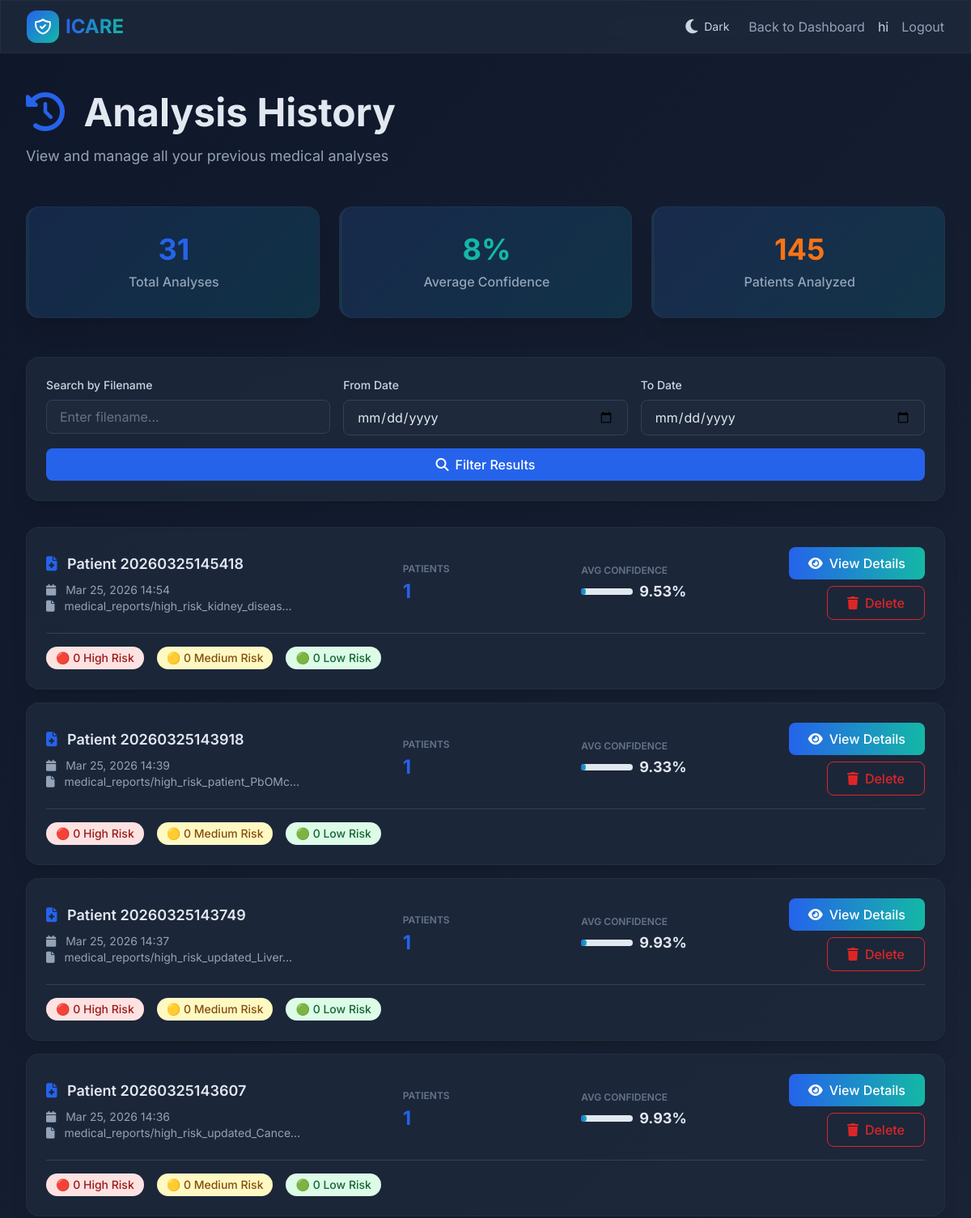
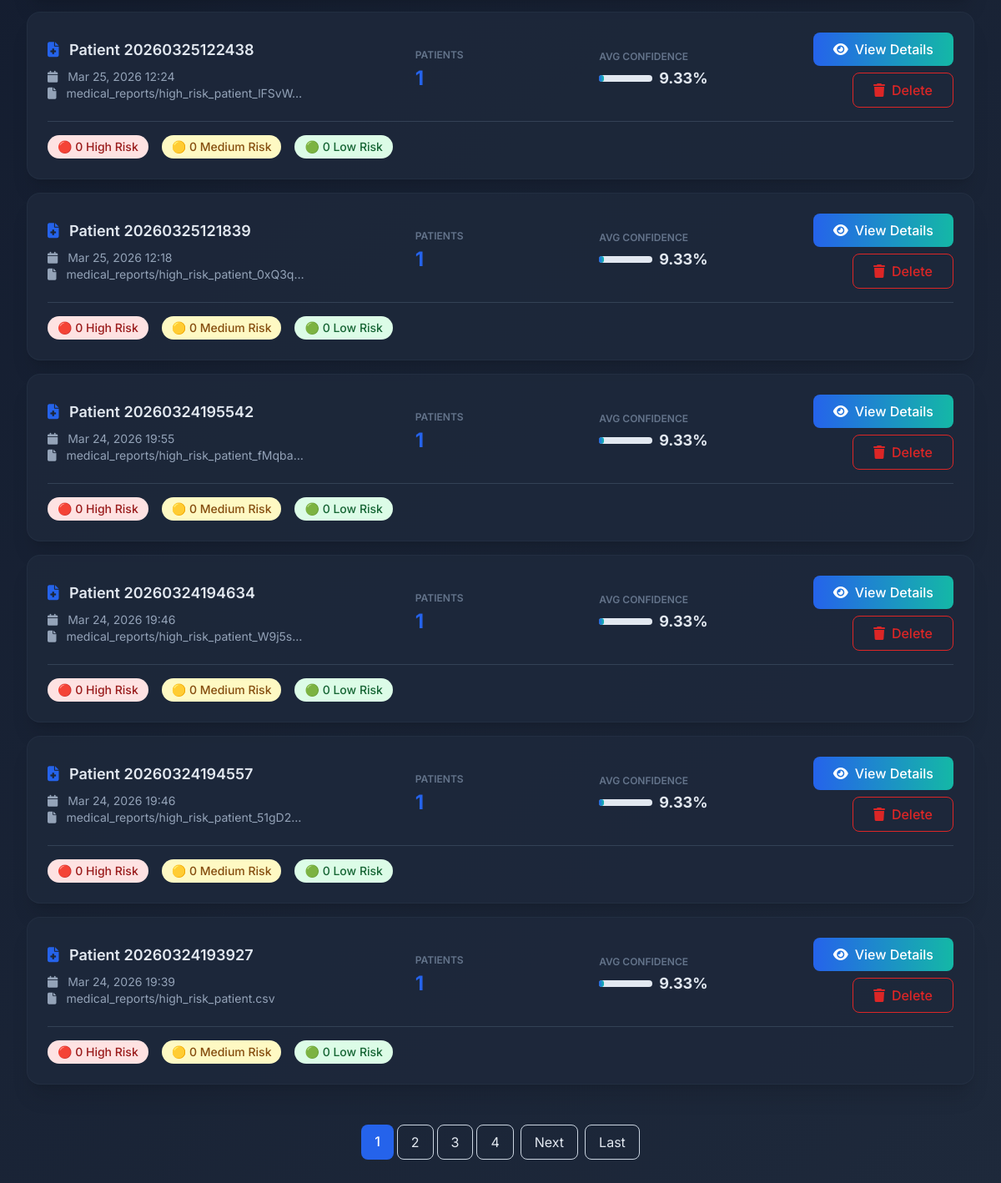
/analysis-history/ (signed in), run on the app's committed database (2 pictures, top to bottom).
### app/models.py (models this page shows, shortened)
class AnalysisResult(models.Model):
    RISK_CHOICES = [
        ('High', 'High Risk'),
        ('Medium', 'Medium Risk'),
        ('Low', 'Low Risk'),
    ]
    medical_report = models.OneToOneField(MedicalReport, on_delete=models.CASCADE, related_name='analysis_result')
    user = models.ForeignKey(User, on_delete=models.CASCADE, related_name='analysis_results')
    total_patients = models.IntegerField(default=0)
    total_diseases_analyzed = models.IntegerField(default=0)
    high_risk_count = models.IntegerField(default=0)
    medium_risk_count = models.IntegerField(default=0)
    low_risk_count = models.IntegerField(default=0)
    average_confidence = models.FloatField(default=0.0)
    email_alert_sent = models.BooleanField(default=False)
    alert_disease_count = models.IntegerField(default=0)
    alert_retry_count = models.IntegerField(default=0)
    alert_risk_type = models.CharField(max_length=20, blank=True, null=True)
    predictions_json = models.JSONField(default=dict)
    recommendations = models.TextField(blank=True, null=True, help_text="AI-generated clinical recommendations")
    follow_up_actions = models.TextField(blank=True, null=True, help_text="Recommended follow-up actions")
    created_at = models.DateTimeField(auto_now_add=True)
    updated_at = models.DateTimeField(auto_now=True)
    analysis_duration = models.FloatField(default=0.0, help_text="Analysis time in seconds")
    class Meta:
        ordering = ['-created_at']

class MedicalReport(models.Model):
    user = models.ForeignKey(User, on_delete=models.CASCADE, related_name='medical_reports')
    patient_name = models.CharField(max_length=200, blank=True)
    csv_file = models.FileField(upload_to='medical_reports/')
    details = models.TextField(blank=True, null=True)
    age = models.IntegerField(blank=True, null=True)
    gender = models.CharField(max_length=20, blank=True, null=True)
    blood_pressure = models.CharField(max_length=20, blank=True, null=True)
    cholesterol = models.CharField(max_length=20, blank=True, null=True)
    glucose = models.CharField(max_length=20, blank=True, null=True)
    clinical_notes = models.TextField(blank=True, null=True)
    medications = models.TextField(blank=True, null=True, help_text="Current medications")
    allergies = models.TextField(blank=True, null=True)
    family_history = models.TextField(blank=True, null=True)
    created_at = models.DateTimeField(auto_now_add=True)
    updated_at = models.DateTimeField(auto_now=True)
    class Meta:
        ordering = ['-created_at']

### app/views.py (the view, shortened to what this page needs)
# urls.py: path('analysis-history/',views.analysis_history,name='analysis_history'),
@login_required(login_url='login')
def analysis_history(request):
    context = get_theme_context(request)
    analyses = AnalysisResult.objects.filter(user=request.user).order_by('-created_at')
    search_query = request.GET.get('search', '')
    from_date = request.GET.get('from_date', '')
    to_date = request.GET.get('to_date', '')
    if search_query:
        analyses = analyses.filter(
            Q(medical_report__patient_name__icontains=search_query) |
            Q(medical_report__csv_file__icontains=search_query)
        )
    if from_date:
        try:
            from_datetime = datetime.strptime(from_date, '%Y-%m-%d')
            analyses = analyses.filter(created_at__gte=from_datetime)
        except ValueError:
            pass
    total_analyses = analyses.count()
    avg_conf = analyses.aggregate(django_models.Avg('average_confidence'))['average_confidence__avg']
    total_patients = sum(a.total_patients for a in analyses) if analyses.exists() else 0
    paginator = Paginator(analyses, 10)  # 10 analyses per page
    page = request.GET.get('page')
    try:
        analyses_page = paginator.page(page)
    except PageNotAnInteger:
        analyses_page = paginator.page(1)
    except EmptyPage:
        analyses_page = paginator.page(paginator.num_pages)
    for analysis in analyses_page:
        try:
            predictions = analysis.predictions_json if isinstance(analysis.predictions_json, list) else []
            analysis.get_high_risk_count = sum(1 for p in predictions if p.get('risk') == 'High')
            analysis.get_medium_risk_count = sum(1 for p in predictions if p.get('risk') == 'Medium')
            analysis.get_low_risk_count = sum(1 for p in predictions if p.get('risk') == 'Low')
        except:
            analysis.get_high_risk_count = 0
            analysis.get_medium_risk_count = 0
            analysis.get_low_risk_count = 0
    context.update({
        'analyses': analyses_page,
        'page_obj': analyses_page,
        'is_paginated': paginator.num_pages > 1,
        'total_analyses': total_analyses,
        'avg_confidence': round(avg_conf, 2) if avg_conf else 0,
        'total_patients': total_patients,
        'search': search_query,
        'from_date': from_date,
        'to_date': to_date,
    })
    return render(request, 'analysis_history.html', context)

### app/templates/analysis_history.html (shortened to what this page needs)
{% load static %}
<!DOCTYPE html>
<html lang="en">
<head>
    <script src="https://cdn.tailwindcss.com"></script>
    <link rel="stylesheet" href="https://cdnjs.cloudflare.com/ajax/libs/font-awesome/6.4.0/css/all.min.css">
</head>
<body class="text-slate-900">
    <nav class="sticky top-0 z-50 glass-card border-b border-slate-200/50 dark:border-slate-700/50">
        <div class="max-w-7xl mx-auto px-4 sm:px-6 lg:px-8">
            <div class="flex justify-between h-16 items-center">
                <div class="flex items-center gap-2">
                    <div class="w-10 h-10 bg-gradient-to-br from-blue-600 to-teal-500 rounded-xl flex items-center justify-center">
                    </div>
                    <a href="{% url 'home' %}" class="text-2xl font-bold bg-gradient-to-r from-blue-600 to-teal-500 bg-clip-text text-transparent">ICARE</a>
                </div>
                <div class="flex items-center gap-4">
                    <button class="theme-toggle-btn" onclick="toggleTheme()">
                        <i class="fas fa-moon"></i>
                        <span class="hidden md:inline text-sm">Dark</span>
                    </button>
                    <a href="{% url 'dashboard' %}" class="text-slate-600 dark:text-slate-300 hover:text-blue-600 dark:hover:text-blue-400 transition">Back to Dashboard</a>
                    {% if user.is_authenticated %}
                        <span class="text-slate-700 dark:text-slate-300">{{ user.first_name|default:user.username }}</span>
                        <a href="{% url 'logout' %}" class="text-slate-600 dark:text-slate-300 hover:text-red-600 dark:hover:text-red-400 transition">Logout</a>
                    {% endif %}
                </div>
            </div>
        </div>
    </nav>
    <main class="max-w-7xl mx-auto px-4 sm:px-6 lg:px-8 py-12">
        <div class="mb-12 animate-fade-in-up">
            <h1 class="text-4xl md:text-5xl font-bold text-slate-900 dark:text-white mb-4">
                <i class="fas fa-history text-blue-600 mr-3"></i>
                Analysis History
            </h1>
            <p class="text-lg text-slate-600 dark:text-slate-300">View and manage all your previous medical analyses</p>
        </div>
        {% if total_analyses > 0 %}
        <div class="grid md:grid-cols-3 gap-6 mb-12 animate-fade-in-up" style="animation-delay: 0.1s">
            <div class="glass-card stat-card rounded-2xl shadow-xl p-8 text-center border-l-4 border-blue-600">
                <div class="text-4xl font-bold text-blue-600 mb-2">{{ total_analyses }}</div>
                <p class="text-slate-600 font-medium">Total Analyses</p>
            </div>
            <div class="glass-card stat-card rounded-2xl shadow-xl p-8 text-center border-l-4 border-teal-500">
                <div class="text-4xl font-bold text-teal-500 mb-2">{{ avg_confidence|floatformat:0 }}%</div>
                <p class="text-slate-600 font-medium">Average Confidence</p>
            </div>
            <div class="glass-card stat-card rounded-2xl shadow-xl p-8 text-center border-l-4 border-orange-500">
                <div class="text-4xl font-bold text-orange-500 mb-2">{{ total_patients }}</div>
                <p class="text-slate-600 font-medium">Patients Analyzed</p>
            </div>
        </div>
        {% endif %}
        <div class="glass-card rounded-2xl shadow-xl p-6 mb-8 animate-fade-in-up" style="animation-delay: 0.15s">
            <form method="get" class="grid md:grid-cols-3 gap-4">
                <div>
                    <label class="block text-sm font-medium text-slate-700 mb-2">Search by Filename</label>
                    <input type="text" name="search" placeholder="Enter filename..."
                           class="w-full px-4 py-2 border border-slate-300 rounded-lg focus:ring-2 focus:ring-blue-600 focus:border-transparent"
                           value="{{ search|default:'' }}">
                </div>
                <div>
                    <label class="block text-sm font-medium text-slate-700 mb-2">From Date</label>
                    <input type="date" name="from_date"
                           class="w-full px-4 py-2 border border-slate-300 rounded-lg focus:ring-2 focus:ring-blue-600 focus:border-transparent"
                           value="{{ from_date|default:'' }}">
                </div>
                <div>
                    <label class="block text-sm font-medium text-slate-700 mb-2">To Date</label>
                    <input type="date" name="to_date"
                           class="w-full px-4 py-2 border border-slate-300 rounded-lg focus:ring-2 focus:ring-blue-600 focus:border-transparent"
                           value="{{ to_date|default:'' }}">
                </div>
                <button type="submit" class="md:col-span-3 bg-blue-600 text-white px-6 py-2 rounded-lg font-medium hover:bg-blue-700 transition">
                    <i class="fas fa-search mr-2"></i>Filter Results
                </button>
            </form>
        </div>
        {% if analyses %}
        <div class="space-y-4 animate-fade-in-up" style="animation-delay: 0.2s">
            {% for analysis in analyses %}
            <div class="glass-card rounded-2xl shadow-xl p-6 hover:shadow-2xl transition">
                <div class="grid md:grid-cols-5 gap-4 items-center">
                    <div class="md:col-span-2">
                        <h3 class="text-lg font-semibold text-slate-900 mb-2">
                            <i class="fas fa-file-medical text-blue-600 mr-2"></i>
                            {% if analysis.medical_report.patient_name %}
                                {{ analysis.medical_report.patient_name }}
                            {% else %}
                                Analysis #{{ analysis.id }}
                            {% endif %}
                        </h3>
                        <p class="text-sm text-slate-600">
                            <i class="fas fa-calendar mr-2"></i>
                            {{ analysis.created_at|date:"M d, Y H:i" }}
                        </p>
                        <p class="text-sm text-slate-600">
                            <i class="fas fa-file mr-2"></i>
                            {{ analysis.medical_report.csv_file|truncatechars:40 }}
                        </p>
                    </div>
                    <div>
                        <p class="text-xs uppercase text-slate-500 font-semibold mb-1">Patients</p>
                        <p class="text-2xl font-bold text-blue-600">{{ analysis.total_patients }}</p>
                    </div>
                    <div>
                        <p class="text-xs uppercase text-slate-500 font-semibold mb-1">Avg Confidence</p>
                        <div class="flex items-center gap-2">
                            <div class="w-16 bg-slate-200 rounded-full h-2">
                                <div class="bg-gradient-to-r from-blue-600 to-teal-500 h-2 rounded-full"
                                     style="width: {{ analysis.average_confidence }}%"></div>
                            </div>
                            <p class="text-lg font-bold text-slate-900">{{ analysis.average_confidence }}%</p>
                        </div>
                    </div>
                    <div class="flex flex-col gap-2 justify-center md:items-end">
                        <a href="{% url 'analysis_detail' analysis.id %}"
                           class="inline-flex items-center justify-center gap-2 bg-gradient-to-r from-blue-600 to-teal-500 text-white px-6 py-2 rounded-lg font-medium hover:shadow-lg transition">
                            <i class="fas fa-eye"></i>
                            View Details
                        </a>
                        <a href="{% url 'delete_analysis' analysis.id %}"
                           class="inline-flex items-center justify-center gap-2 border border-red-600 text-red-600 px-6 py-2 rounded-lg font-medium hover:bg-red-50 transition"
                           onclick="return confirm('Are you sure you want to delete this analysis?');">
                            <i class="fas fa-trash"></i>
                            Delete
                        </a>
                    </div>
                </div>
                <div class="mt-4 pt-4 border-t border-slate-200">
                    <div class="flex gap-4 flex-wrap">
                        <div class="flex items-center gap-2">
                            <span class="px-3 py-1 bg-red-100 text-red-800 rounded-full text-sm font-medium">
                                🔴 {{ analysis.get_high_risk_count|default:0 }} High Risk
                            </span>
                        </div>
                        <div class="flex items-center gap-2">
                            <span class="px-3 py-1 bg-yellow-100 text-yellow-800 rounded-full text-sm font-medium">
                                🟡 {{ analysis.get_medium_risk_count|default:0 }} Medium Risk
                            </span>
                        </div>
                        <div class="flex items-center gap-2">
                            <span class="px-3 py-1 bg-green-100 text-green-800 rounded-full text-sm font-medium">
                                🟢 {{ analysis.get_low_risk_count|default:0 }} Low Risk
                            </span>
                        </div>
                    </div>
                </div>
            </div>
            {% endfor %}
        </div>
        {% if is_paginated %}
        <div class="mt-12 flex justify-center gap-2 animate-fade-in-up" style="animation-delay: 0.3s">
            <div class="flex gap-1">
                {% for num in page_obj.paginator.page_range %}
                    {% if page_obj.number == num %}
                    <span class="px-4 py-2 rounded-lg bg-blue-600 text-white font-medium">{{ num }}</span>
                    {% else %}
                    <a href="?page={{ num }}" class="px-4 py-2 rounded-lg border border-slate-300 hover:bg-slate-50 transition">{{ num }}</a>
                    {% endif %}
                {% endfor %}
            </div>
            {% if page_obj.has_next %}
            <a href="?page={{ page_obj.next_page_number }}" class="px-4 py-2 rounded-lg border border-slate-300 hover:bg-slate-50 transition">Next</a>
            <a href="?page={{ page_obj.paginator.num_pages }}" class="px-4 py-2 rounded-lg border border-slate-300 hover:bg-slate-50 transition">Last</a>
            {% endif %}
        </div>
        {% endif %}
        {% endif %}
    </main>
</body>
</html>

### data on the page
AnalysisResult: medical_report.patient_name "Patient 20260325145418", created_at "Mar 25, 2026 14:54", medical_report.csv_file "medical_reports/high_risk_kidney_diseas…", total_patients "1", average_confidence "9.53", get_high_risk_count "0", get_medium_risk_count "0", get_low_risk_count "0"
AnalysisResult: medical_report.patient_name "Patient 20260325143918", created_at "Mar 25, 2026 14:39", medical_report.csv_file "medical_reports/high_risk_patient_PbOMc…", total_patients "1", average_confidence "9.33", get_high_risk_count "0", get_medium_risk_count "0", get_low_risk_count "0"
AnalysisResult: medical_report.patient_name "Patient 20260325143749", created_at "Mar 25, 2026 14:37", medical_report.csv_file "medical_reports/high_risk_updated_Liver…", total_patients "1", average_confidence "9.93", get_high_risk_count "0", get_medium_risk_count "0", get_low_risk_count "0"
AnalysisResult: medical_report.patient_name "Patient 20260325143607", created_at "Mar 25, 2026 14:36", medical_report.csv_file "medical_reports/high_risk_updated_Cance…", total_patients "1", average_confidence "9.93", get_high_risk_count "0", get_medium_risk_count "0", get_low_risk_count "0"
AnalysisResult: medical_report.patient_name "Patient 20260325122438", created_at "Mar 25, 2026 12:24", medical_report.csv_file "medical_reports/high_risk_patient_lFSvW…", total_patients "1", average_confidence "9.33", get_high_risk_count "0", get_medium_risk_count "0", get_low_risk_count "0"
AnalysisResult: medical_report.patient_name "Patient 20260325121839", created_at "Mar 25, 2026 12:18", medical_report.csv_file "medical_reports/high_risk_patient_0xQ3q…", total_patients "1", average_confidence "9.33", get_high_risk_count "0", get_medium_risk_count "0", get_low_risk_count "0"
AnalysisResult: medical_report.patient_name "Patient 20260324195542", created_at "Mar 24, 2026 19:55", medical_report.csv_file "medical_reports/high_risk_patient_fMqba…", total_patients "1", average_confidence "9.33", get_high_risk_count "0", get_medium_risk_count "0", get_low_risk_count "0"
AnalysisResult: medical_report.patient_name "Patient 20260324194634", created_at "Mar 24, 2026 19:46", medical_report.csv_file "medical_reports/high_risk_patient_W9j5s…", total_patients "1", average_confidence "9.33", get_high_risk_count "0", get_medium_risk_count "0", get_low_risk_count "0"
AnalysisResult: medical_report.patient_name "Patient 20260324194557", created_at "Mar 24, 2026 19:46", medical_report.csv_file "medical_reports/high_risk_patient_51gD2…", total_patients "1", average_confidence "9.33", get_high_risk_count "0", get_medium_risk_count "0", get_low_risk_count "0"
AnalysisResult: medical_report.patient_name "Patient 20260324193927", created_at "Mar 24, 2026 19:39", medical_report.csv_file "medical_reports/high_risk_patient.csv", total_patients "1", average_confidence "9.33", get_high_risk_count "0", get_medium_risk_count "0", get_low_risk_count "0"

### other printed values
{{ user.first_name|default:user.username }} "hi"
{{ total_analyses }} "31"
{{ avg_confidence|floatformat:0 }} "8"
{{ total_patients }} "145"
{{ num }} "1"
{{ num }} "2" "3" "4"
